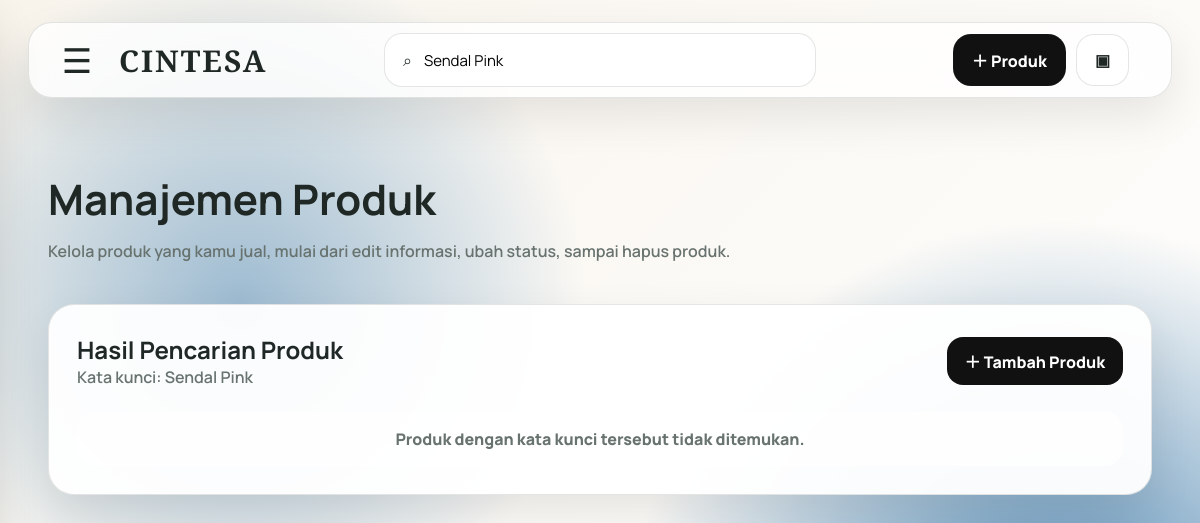
Page /penjual/produk.php?keyword=Sendal Pink (signed in) on the earlier database version.
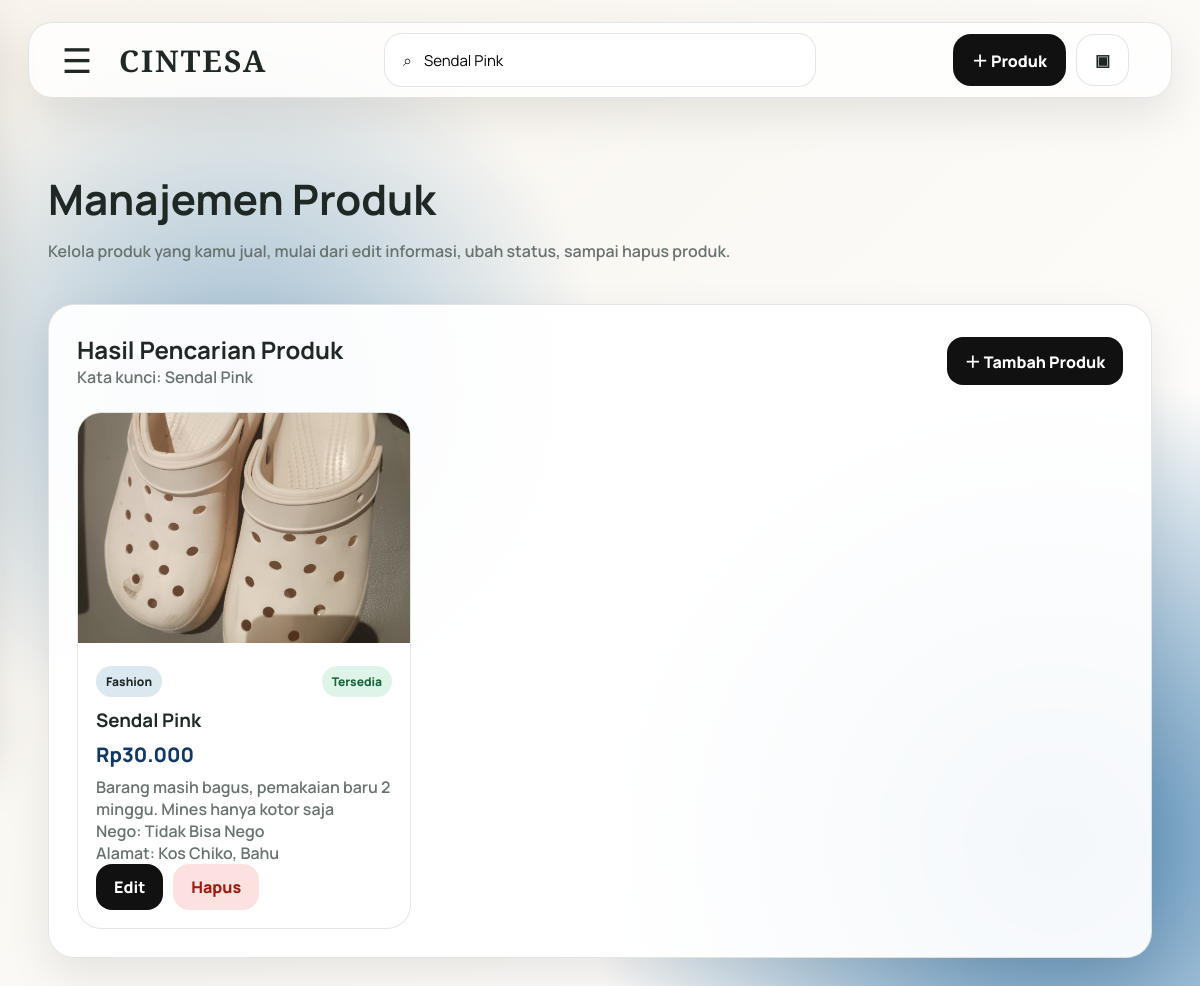
Same page on the later database version.
### tables this page shows
CREATE TABLE `produk` (
  `id_produk` int(11) NOT NULL,
  `id_user` int(11) NOT NULL,
  `id_kategori` int(11) NOT NULL,
  `nama_produk` varchar(100) NOT NULL,
  `deskripsi` text DEFAULT NULL,
  `kondisi_barang` varchar(50) DEFAULT NULL,
  `ukuran` varchar(50) DEFAULT NULL,
  `merek` varchar(100) DEFAULT NULL,
  `alamat_produk` text DEFAULT NULL,
  `harga` int(11) NOT NULL,
  `keterangan_nego` enum('Bisa Nego','Tidak Bisa Nego') DEFAULT 'Tidak Bisa Nego',
  `status_produk` enum('Tersedia','Terjual','Dihapus') DEFAULT 'Tersedia',
  `tanggal_upload` datetime DEFAULT current_timestamp()
);

CREATE TABLE `produk_foto` (
  `id_foto` int(11) NOT NULL,
  `id_produk` int(11) NOT NULL,
  `foto` varchar(255) NOT NULL
);

CREATE TABLE `kategori` (
  `id_kategori` int(11) NOT NULL,
  `nama_kategori` varchar(100) NOT NULL
);

### penjual/produk.php (the view, shortened to what this page needs)
<?php
include '../include/koneksi.php';
include '../include/penjual_layout.php';
$id_user = $_SESSION['id_user'];
$keyword = isset($_GET['keyword']) ? trim($_GET['keyword']) : '';
$keyword_sql = mysqli_real_escape_string($koneksi, $keyword);
$where_keyword = '';
if ($keyword_sql !== '') {
    $where_keyword = " AND (
        produk.nama_produk LIKE '%$keyword_sql%' OR
        produk.status_produk LIKE '%$keyword_sql%' OR
        produk.keterangan_nego LIKE '%$keyword_sql%' OR
        kategori.nama_kategori LIKE '%$keyword_sql%'
    )";
}
$query = mysqli_query($koneksi, "
    SELECT produk.*, kategori.nama_kategori
    FROM produk
    JOIN kategori ON produk.id_kategori = kategori.id_kategori
    WHERE produk.id_user = '$id_user'
    AND produk.status_produk != 'Dihapus'
    $where_keyword
    ORDER BY produk.tanggal_upload DESC
");
?>
<section class="page-hero left">
    <h1>Manajemen Produk</h1>
    <p>Kelola produk yang kamu jual, mulai dari edit informasi, ubah status, sampai hapus produk.</p>
</section>
<section class="panel">
    <div class="toolbar">
        <div>
            <h2><?php echo $keyword !== '' ? 'Hasil Pencarian Produk' : 'Produk Saya'; ?></h2>
            <p><?php echo $keyword !== '' ? 'Kata kunci: ' . htmlspecialchars($keyword) : 'Semua produk aktif milik akun penjual ini.'; ?></p>
        </div>
        <a href="tambah_produk.php" class="btn btn-primary">＋ Tambah Produk</a>
    </div>
    <div class="product-grid">
        <?php if (mysqli_num_rows($query) > 0) { ?>
            <?php while ($produk = mysqli_fetch_assoc($query)) {
                $id_produk = $produk['id_produk'];
                $foto_query = mysqli_query($koneksi, "SELECT * FROM produk_foto WHERE id_produk='$id_produk' LIMIT 1");
                $foto = mysqli_fetch_assoc($foto_query);
                $status_class = strtolower($produk['status_produk']);
            ?>
                <article class="product-card">
                    <?php if (!empty($foto['foto'])) { ?>
                        <img src="../uploads/produk/<?php echo htmlspecialchars($foto['foto']); ?>" class="product-img">
                    <?php } else { ?>
                        <div class="no-img">Tidak ada foto</div>
                    <?php } ?>
                    <div class="product-body">
                        <div class="product-topline">
                            <span class="category"><?php echo htmlspecialchars($produk['nama_kategori']); ?></span>
                            <span class="status-pill <?php echo $status_class; ?>">
                                <?php echo htmlspecialchars($produk['status_produk']); ?>
                            </span>
                        </div>
                        <h3><?php echo htmlspecialchars($produk['nama_produk']); ?></h3>
                        <p class="price">Rp<?php echo number_format($produk['harga'], 0, ',', '.'); ?></p>
                        <p class="product-desc">
                            <?php echo htmlspecialchars(substr($produk['deskripsi'], 0, 90)); ?>
                        </p>
                        <p class="product-meta">Nego: <?php echo htmlspecialchars($produk['keterangan_nego']); ?></p>
                        <p class="product-meta">Alamat: <?php echo htmlspecialchars($produk['alamat_produk']); ?></p>
                        <div class="product-actions">
                            <a href="edit_produk.php?id=<?php echo $produk['id_produk']; ?>" class="action-btn">Edit</a>
                            <a href="#" class="action-btn btn-danger delete-product-btn"data-delete-url="hapus_produk.php?id=<?php echo $produk['id_produk']; ?>"data-product-name="<?php echo htmlspecialchars($produk['nama_produk']); ?>">Hapus</a>
                        </div>
                    </div>
                </article>
            <?php } ?>
        <?php } else { ?>
            <div class="empty-box">
                <?php echo $keyword !== '' ? 'Produk dengan kata kunci tersebut tidak ditemukan.' : 'Belum ada produk.'; ?>
            </div>
        <?php } ?>
    </div>
</section>

Differences in the rows shown:
added produk: produk_foto.foto (picture), id_kategori.nama_kategori "Fashion", status_produk "Tersedia", nama_produk "Sendal Pink", harga "30.000", deskripsi "Barang masih bagus, pemakaian baru 2 minggu. Mines hanya kotor saja", keterangan_nego "Tidak Bisa Nego", alamat_produk "Kos Chiko, Bahu"
Other differences:
text no longer shown: "Produk dengan kata kunci tersebut tidak ditemukan."
